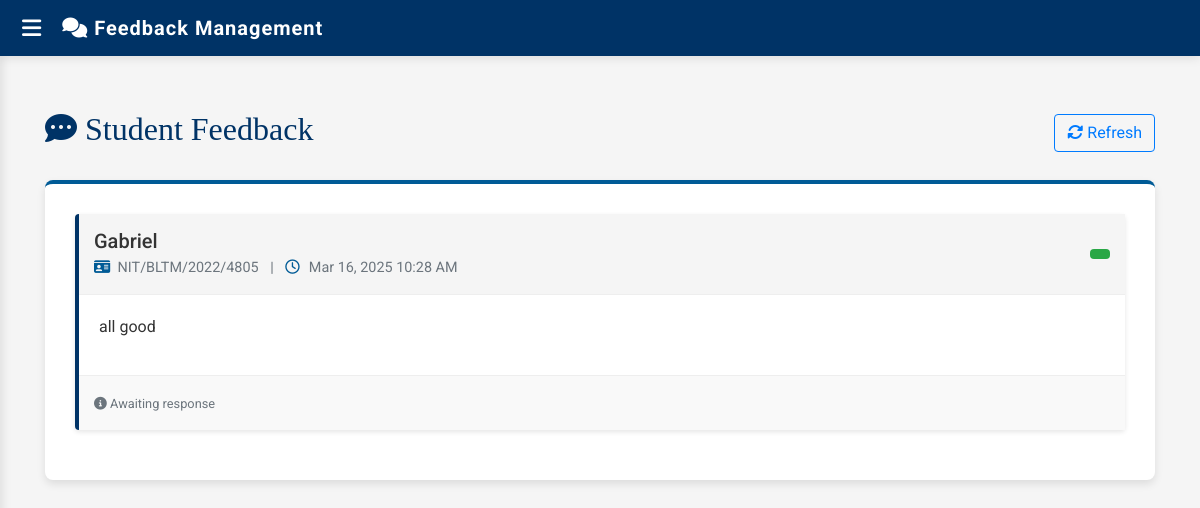
Page /admin_feedbacks.php (signed in) on the committed database.
### tables this page shows
CREATE TABLE `feedback` (
  `id` int(11) NOT NULL,
  `name` varchar(255) NOT NULL,
  `reg_no` varchar(255) NOT NULL,
  `feedback` text NOT NULL,
  `created_at` timestamp NOT NULL DEFAULT current_timestamp(),
  `user_id` int(11) NOT NULL,
  `status` varchar(10) NOT NULL
);

### admin_feedbacks.php (the view, shortened to what this page needs)
<?php
$conn = new mysqli("localhost", "root", "", "studentsportal");
$sql = "SELECT f.*, s.email, s.phone
        FROM feedback f
        LEFT JOIN students s ON f.user_id = s.id
        ORDER BY f.created_at DESC";
$result = $conn->query($sql);
?>
<!DOCTYPE html>
<html lang="en">
<head>
    <link href="https://stackpath.bootstrapcdn.com/bootstrap/4.5.2/css/bootstrap.min.css" rel="stylesheet">
    <link rel="stylesheet" href="https://cdnjs.cloudflare.com/ajax/libs/font-awesome/6.4.0/css/all.min.css">
</head>
<body>
    <nav class="navbar navbar-expand-lg navbar-dark fixed-top">
        <button class="toggle-btn" onclick="toggleSidebar()"><i class="fas fa-bars"></i></button>
        <a class="navbar-brand" href="#">
            <i class="fas fa-comments"></i> Feedback Management
        </a>
    </nav>
    <div id="content">
        <div class="container">
            <div class="d-flex justify-content-between align-items-center mb-4">
                <h2><i class="fas fa-comment-dots"></i> Student Feedback</h2>
                <div class="btn-group">
                    <button class="btn btn-outline-primary" onclick="window.location.reload()">
                        <i class="fas fa-sync-alt"></i> Refresh
                    </button>
                </div>
            </div>
            <div class="feedback-container">
                <?php if ($result->num_rows > 0): ?>
                    <?php while ($feedback = $result->fetch_assoc()): ?>
                        <div class="feedback-card">
                            <div class="feedback-header">
                                <div>
                                    <h5 class="mb-1"><?= htmlspecialchars($feedback['name']) ?></h5>
                                    <div class="user-info">
                                        <span><i class="fas fa-id-card"></i> <?= htmlspecialchars($feedback['reg_no']) ?></span>
                                        <span class="mx-2">|</span>
                                        <span><i class="far fa-clock"></i> <?= date('M j, Y g:i A', strtotime($feedback['created_at'])) ?></span>
                                    </div>
                                </div>
                                <span class="status-badge <?= ($feedback['status'] == 'Pending') ? 'status-pending' : 'status-responded' ?>">
                                </span>
                            </div>
                            <div class="feedback-body">
                                <p><?= nl2br(htmlspecialchars($feedback['feedback'])) ?></p>
                            </div>
                            <div class="feedback-footer">
                                <small class="text-muted">
                                    <i class="fas fa-info-circle"></i>
                                    <?php if ($feedback['status'] == 'Responded'): ?>
                                        Responded by Admin on <?= date('M j, Y', strtotime($feedback['response_date'])) ?>
                                    <?php else: ?>
                                        Awaiting response
                                    <?php endif; ?>
                                </small>
                            </div>
                        </div>
                    <?php endwhile; ?>
                <?php endif; ?>
            </div>
        </div>
    </div>
</body>
</html>

### admin_feedbacks.php (style rules this page uses)
:root { --primary-blue: #003366; --secondary-blue: #005b96; --accent-gold: #d4af37; --light-gray: #f5f5f5; --dark-gray: #333333; }
body { background-color: var(--light-gray); font-family: 'Roboto', sans-serif; color: var(--dark-gray); padding-top: 80px; }
h1, h2, h3, h4 { font-family: 'Playfair Display', serif; color: var(--primary-blue); }
.navbar { background-color: var(--primary-blue); box-shadow: 0 2px 10px rgba(0, 0, 0, 0.1); }
.navbar-brand { font-weight: 700; letter-spacing: 1px; }
#content { margin-left: 0; transition: margin-left 0.3s; padding: 30px; }
.feedback-container { background-color: white; border-radius: 8px; padding: 30px; box-shadow: 0 4px 8px rgba(0, 0, 0, 0.1); border-top: 4px solid var(--secondary-blue); }
.feedback-card { border-left: 4px solid var(--primary-blue); margin-bottom: 20px; border-radius: 4px; background-color: white; box-shadow: 0 2px 5px rgba(0,0,0,0.1); transition: all 0.3s; }
.feedback-header { background-color: var(--light-gray); padding: 15px; border-bottom: 1px solid #eee; display: flex; justify-content: space-between; align-items: center; }
.feedback-body { padding: 20px; }
.feedback-footer { padding: 15px; background-color: #f9f9f9; border-top: 1px solid #eee; }
.status-badge { padding: 5px 10px; border-radius: 4px; font-size: 0.8rem; font-weight: bold; }
.status-responded { background-color: #28a745; color: white; }
.user-info { font-size: 0.9rem; color: #6c757d; }
.user-info i { width: 20px; color: var(--secondary-blue); }
.toggle-btn { background: transparent; border: none; color: white; font-size: 22px; cursor: pointer; margin-right: 15px; }

### rows in the picture
feedback: name "Gabriel", reg_no "NIT/BLTM/2022/4805", created_at "Mar 16, 2025 10:28 AM", feedback "all good", status "Awaiting response"
